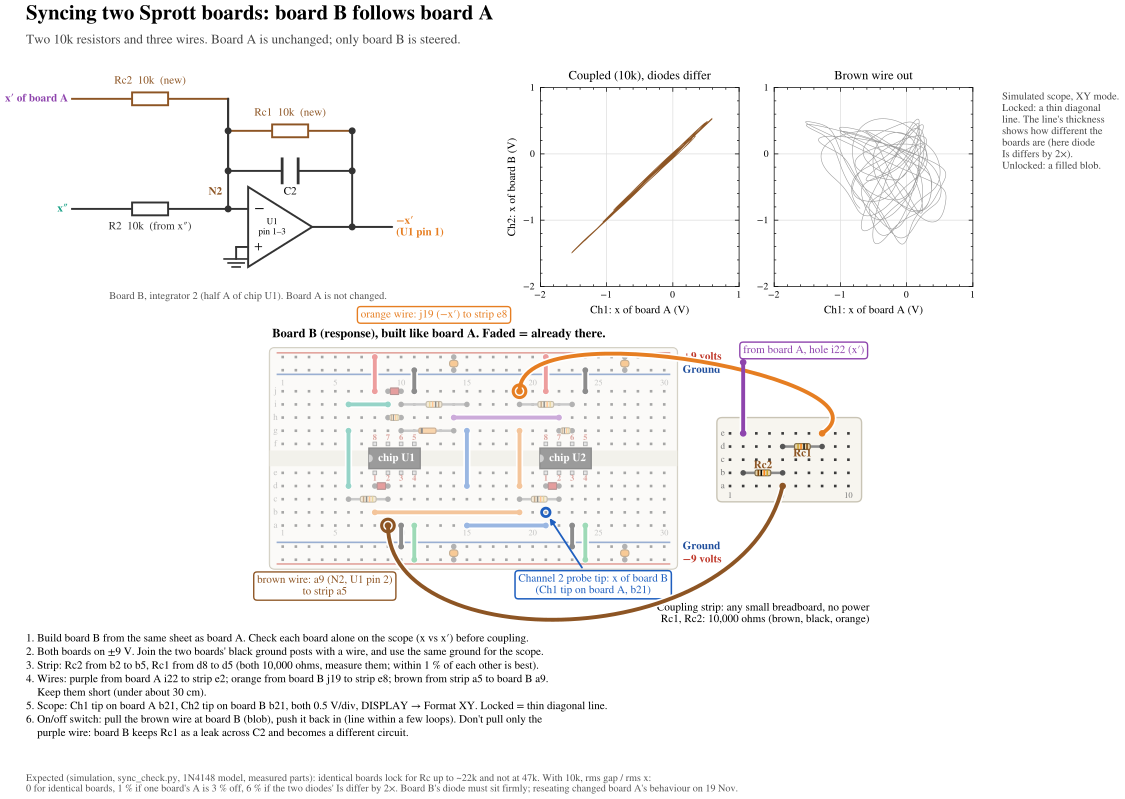

Write Python code to recreate this figure.
"""Coupling add-on: two Sprott boards, the response (B) locked to the drive (A). See analysis/sync_check.py.

Coupling into integrator 2 of board B (node N2, U1 pin 2): one 10k from B's own -x' (a leak across C2) and one
10k from A's x'. Together they add -k (x'_B - x'_A) to board B's x'' equation, k = tau / (Rc C2) ~ 1.
On the build layout N2 has one usable hole (a9; b9 is under the orange jumper), so the two resistors sit on a
small unpowered strip, joined to the boards by three wires. Board A only drives a 10k load, so it is not changed.
Page: integrator-2 schematic with the new parts, simulated XY pictures, board B (existing parts faded) with the
three new connection points, the coupling strip, steps and expected numbers.
Writes sprott_coupling_addon.pdf and sprott_coupling_addon_preview.png.
"""

import sys
from pathlib import Path

import matplotlib.pyplot as plt
import numpy as np
from matplotlib.patches import Circle, FancyBboxPatch, PathPatch, Rectangle
from matplotlib.path import Path as MPath
from scipy.integrate import solve_ivp

import sprott_build as sb
from sprott_build import ROW_Y, H, RL

sys.path.insert(0, str(Path(__file__).resolve().parent.parent / "analysis"))
import sprott_common as sc  # noqa: E402
import sync_check as syn  # noqa: E402

OUT_PDF = "sprott_coupling_addon.pdf"
OUT_PREVIEW = "sprott_coupling_addon_preview.png"
RC_OHM = 10_000
C_N2 = "#8d5524"  # new wire: strip -> B's N2
# board B connection points, and A's
B_N2, B_MXD, B_PROBE = "a9", "j19", "b21"
A_XD, A_PROBE = "i22", "b21"
# coupling strip: hole spacing 1, columns 1-10, rows a-e (a at the bottom); placed right of board B
STRIP_X0, STRIP_Y0 = 35.0, 4.0
STRIP_COLS = 10


def S(hole):
    """Strip hole -> drawing coordinates."""
    return STRIP_X0 + int(hole[1:]) - 1, STRIP_Y0 + "abcde".index(hole[0])


# ---------------------------------------------------------------- simulated XY pictures
def xy_traces(rc, is_fac, t_rec=150.0):
    k = 0.0 if rc is None else sc.TAU / (rc * sc.C2)
    sol = solve_ivp(
        syn.rhs,
        (0, 300.0 + t_rec),
        [0.1, 0.0, 0.0, -0.3, 0.2, 0.1],
        args=(k, 0.0, is_fac, "N2"),
        t_eval=np.linspace(300.0, 300.0 + t_rec, 15000),
        method="LSODA",
        rtol=1e-8,
        atol=1e-10,
    )
    return sol.y[0], sol.y[3]


def xy_panel(ax, xa, xb, title, color):
    ax.plot(xa, xb, color=color, lw=0.4)
    ax.set_xlim(-2.0, 1.0)
    ax.set_ylim(-2.0, 1.0)
    ax.set_aspect("equal")
    ax.set_xticks([-2, -1, 0, 1])
    ax.set_yticks([-2, -1, 0, 1])
    ax.tick_params(labelsize=7)
    ax.set_xlabel("Ch1: x of board A (V)", fontsize=8)
    ax.set_ylabel("Ch2: x of board B (V)", fontsize=8)
    ax.set_title(title, fontsize=9)
    ax.grid(color="#ddd", lw=0.5)


# ---------------------------------------------------------------- schematic of integrator 2 on board B
def schematic(ax):
    ax.set_xlim(0, 10)
    ax.set_ylim(0, 6.2)
    ax.set_aspect("equal")
    ax.axis("off")
    k = dict(color="#333", lw=1.4, solid_capstyle="round")

    def res(x0, y0, x1, y1, label, color="#333", above=True):
        ax.plot([x0, x1], [y0, y1], color=color, lw=1.4)
        cx, cy = (x0 + x1) / 2, (y0 + y1) / 2
        ax.add_patch(
            Rectangle(
                (cx - 0.45, cy - 0.16),
                0.9,
                0.32,
                fc="white",
                ec=color,
                lw=1.4,
                zorder=3,
            )
        )
        ax.text(
            cx,
            cy + (0.32 if above else -0.32),
            label,
            ha="center",
            va="bottom" if above else "top",
            fontsize=8,
            color=color,
        )

    def dot(x, y, c="#333"):
        ax.add_patch(Circle((x, y), 0.07, color=c, zorder=4))

    # op-amp U1 half A (integrator 2), output on the right
    ax.add_patch(
        plt.Polygon(
            [[5.0, 1.0], [5.0, 3.0], [6.6, 2.0]],
            closed=True,
            fc="white",
            ec="#333",
            lw=1.4,
            zorder=2,
        )
    )
    ax.text(5.15, 2.45, "−", fontsize=11, va="center")
    ax.text(5.15, 1.5, "+", fontsize=9, va="center")
    ax.text(5.6, 2.0, "U1\npin 1–3", fontsize=6.5, va="center", ha="center")
    ax.plot([4.5, 5.0], [2.45, 2.45], **k)
    ax.plot([4.5, 4.5], [2.45, 5.2], **k)  # N2 node riser
    ax.plot([4.7, 5.0], [1.5, 1.5], **k)
    ax.plot([4.7, 4.7], [1.5, 1.2], **k)
    for i, w in enumerate((0.3, 0.2, 0.1)):
        ax.plot(
            [4.7 - w, 4.7 + w], [1.2 - 0.1 * i, 1.2 - 0.1 * i], color="#333", lw=1.2
        )
    ax.plot([6.6, 8.6], [2.0, 2.0], **k)
    ax.plot([7.6, 7.6], [2.0, 4.4], **k)
    dot(7.6, 2.0)
    ax.text(
        8.7,
        2.0,
        "−x′\n(U1 pin 1)",
        va="center",
        fontsize=8,
        color=sb.C_MXD,
        fontweight="bold",
    )
    # C2 feedback
    ax.plot([4.5, 5.85], [3.4, 3.4], **k)
    ax.plot([6.25, 7.6], [3.4, 3.4], **k)
    ax.plot([5.85, 5.85], [3.1, 3.7], color="#333", lw=2)
    ax.plot([6.25, 6.25], [3.1, 3.7], color="#333", lw=2)
    ax.text(6.05, 3.0, "C2", ha="center", va="top", fontsize=8)
    dot(4.5, 3.4)
    dot(7.6, 3.4)
    # new: Rc1 across C2 (leak), drawn above
    res(4.5, 4.4, 7.6, 4.4, "Rc1  10k  (new)", color=C_N2)
    ax.plot([4.5, 4.5], [3.4, 4.4], color="#333", lw=1.4)
    dot(4.5, 4.4)
    dot(7.6, 4.4)
    # inputs into N2
    res(0.6, 2.45, 4.5, 2.45, "R2  10k  (from x″)", above=False)
    dot(4.5, 2.45)
    res(0.6, 5.2, 4.5, 5.2, "Rc2  10k  (new)", color=C_N2)
    ax.plot([4.5, 4.5], [4.4, 5.2], color="#333", lw=1.4)
    ax.text(
        0.5,
        5.2,
        "x′ of board A",
        ha="right",
        va="center",
        fontsize=8,
        color=sb.C_XD,
        fontweight="bold",
    )
    ax.text(
        0.5,
        2.45,
        "x″",
        ha="right",
        va="center",
        fontsize=8,
        color=sb.C_XDD,
        fontweight="bold",
    )
    ax.text(
        4.35,
        2.75,
        "N2",
        ha="right",
        va="bottom",
        fontsize=8,
        color=C_N2,
        fontweight="bold",
    )
    ax.text(
        5.0,
        0.2,
        "Board B, integrator 2 (half A of chip U1). Board A is not changed.",
        ha="center",
        fontsize=7.5,
        color="#555",
    )
    # the riser from Rc1's left end to Rc2's right end is the same node; Rc2 ends on the N2 riser


# ---------------------------------------------------------------- board B, faded, plus the strip
def flying(ax, p0, p1, c0, c1, color, lw=2.8):
    verts = [p0, c0, c1, p1]
    path = MPath(verts, [MPath.MOVETO, MPath.CURVE4, MPath.CURVE4, MPath.CURVE4])
    ax.add_patch(
        PathPatch(path, fc="none", ec="white", lw=lw + 2.4, zorder=13, capstyle="round")
    )
    ax.add_patch(
        PathPatch(path, fc="none", ec=color, lw=lw, zorder=13.5, capstyle="round")
    )
    for p in (p0, p1):
        ax.add_patch(Circle(p, 0.2, color=color, zorder=14))


def mark(ax, p, color):
    ax.add_patch(Circle(p, 0.48, fc="none", ec=color, lw=2.2, zorder=14))


def box(ax, xy, text, color, ha="center", fs=8):
    ax.text(
        *xy,
        text,
        ha=ha,
        va="center",
        fontsize=fs,
        color=color,
        zorder=15,
        bbox=dict(fc="white", ec=color, lw=1.0, boxstyle="round,pad=0.3"),
    )


def board_b(ax):
    sb.board(ax)
    for name, c0 in sb.CHIPS.items():
        sb.chip(ax, c0, f"chip {name}")
    for hole, rail, color in sb.POWER:
        sb.wire(ax, H(hole), RL(rail, sb.group(hole)[0]), color)
    for r1, r2, c in sb.BYPASS:
        sb.capacitor(ax, RL(r1, c), RL(r2, c), fc=sb.CERAMIC)
    for name, kind, h1, h2, val in sb.PARTS:
        if kind == "R":
            sb.resistor(ax, H(h1), H(h2), val)
        elif kind == "C":
            sb.capacitor(ax, H(h1), H(h2))
        else:
            sb.diode(ax, H(h1), H(h2))
    for h1, h2, color in sb.WIRES:
        sb.wire(ax, H(h1), H(h2), color)
    # fade everything that is already on the board
    ax.add_patch(
        FancyBboxPatch(
            (0.0, -2.3),
            sb.NCOL + 1.0,
            16.8,
            boxstyle="round,pad=0,rounding_size=0.4",
            fc="white",
            ec="none",
            alpha=0.55,
            zorder=10,
        )
    )
    ax.text(
        0.2,
        15.3,
        "Board B (response), built like board A. Faded = already there.",
        ha="left",
        fontsize=9,
        fontweight="bold",
    )


def strip(ax):
    x0, y0 = STRIP_X0, STRIP_Y0
    ax.add_patch(
        FancyBboxPatch(
            (x0 - 1.0, y0 - 1.2),
            STRIP_COLS + 1.0,
            6.4,
            boxstyle="round,pad=0,rounding_size=0.4",
            fc="#f7f5ef",
            ec="#c9c4b5",
            zorder=0,
        )
    )
    for i, r in enumerate("abcde"):
        for c in range(1, STRIP_COLS + 1):
            ax.add_patch(
                Rectangle(
                    (x0 + c - 1 - 0.1, y0 + i - 0.1),
                    0.2,
                    0.2,
                    fc="#3a3a3a",
                    ec="none",
                    zorder=1,
                )
            )
        ax.text(
            x0 - 0.55, y0 + i, r, ha="center", va="center", fontsize=6.5, color="#777"
        )
    for c in (1, 5, 10):
        ax.text(
            x0 + c - 1,
            y0 - 0.75,
            str(c),
            ha="center",
            va="center",
            fontsize=6,
            color="#777",
        )
    r2 = sb.resistor(ax, S("b2"), S("b5"), RC_OHM)
    r1 = sb.resistor(ax, S("d8"), S("d5"), RC_OHM)
    lab = dict(ha="center", va="center", fontsize=8, fontweight="bold", color=C_N2, zorder=12)
    ax.text(r2[0], r2[1] + 0.55, "Rc2", **lab)
    ax.text(r1[0], r1[1] - 0.55, "Rc1", **lab)
    ax.text(
        x0 + STRIP_COLS + 0.6,
        -5.7,
        "Coupling strip: any small breadboard, no power\nRc1, Rc2: 10,000 ohms (brown, black, orange)",
        ha="right",
        va="center",
        fontsize=8,
    )


def page():
    fig = plt.figure(figsize=(11.69, 8.27))
    fig.text(
        0.03,
        0.965,
        "Syncing two Sprott boards: board B follows board A",
        fontsize=15,
        fontweight="bold",
        va="top",
    )
    fig.text(
        0.03,
        0.93,
        "Two 10k resistors and three wires. Board A is unchanged; only board B is steered.",
        fontsize=9.5,
        va="top",
        color="#444",
    )

    axs = fig.add_axes((0.02, 0.60, 0.40, 0.30))
    schematic(axs)

    xa, xb = xy_traces(RC_OHM, 2.0)
    ax1 = fig.add_axes((0.47, 0.62, 0.17, 0.25))
    xy_panel(ax1, xa, xb, "Coupled (10k), diodes differ", C_N2)
    xa, xb = xy_traces(None, 2.0)
    ax2 = fig.add_axes((0.67, 0.62, 0.17, 0.25))
    xy_panel(ax2, xa, xb, "Brown wire out", "#999")
    ax2.set_ylabel("")
    fig.text(
        0.865,
        0.86,
        "Simulated scope, XY mode.\nLocked: a thin diagonal\nline. The line's thickness\n"
        "shows how different the\nboards are (here diode\nIs differs by 2×).\nUnlocked: a filled blob.",
        fontsize=7.5,
        va="top",
        color="#444",
    )

    ax = fig.add_axes((0.01, 0.215, 0.98, 0.385))
    ax.set_xlim(-1.0, 47.5)
    ax.set_ylim(-6.6, 17.6)
    ax.set_aspect("equal")
    ax.axis("off")
    board_b(ax)
    strip(ax)
    # three new wires
    flying(ax, H(B_N2), S("a5"), (9.0, -9.0), (36.0, -9.0), C_N2)
    flying(ax, H(B_MXD), S("e8"), (19.0, 17.5), (48.0, 12.0), sb.C_MXD)
    a_end = (S("e2")[0], 13.4)
    flying(ax, a_end, S("e2"), (a_end[0], 11.0), (S("e2")[0], 10.0), sb.C_XD)
    box(ax, (a_end[0] + 4.6, 14.3), f"from board A, hole {A_XD} (x′)", sb.C_XD)
    mark(ax, H(B_N2), C_N2)
    mark(ax, H(B_MXD), sb.C_MXD)
    sb.probe(
        ax,
        H(B_PROBE),
        "Channel 2 probe tip: x of board B\n(Ch1 tip on board A, b21)",
        (24.6, -3.5),
        sb.C_X,
    )
    box(ax, (4.2, -3.6), f"brown wire: {B_N2} (N2, U1 pin 2)\nto strip a5", C_N2)
    box(ax, (12.5, 17.0), f"orange wire: {B_MXD} (−x′) to strip e8", sb.C_MXD)

    steps = (
        "1. Build board B from the same sheet as board A. Check each board alone on the scope (x vs x′) before coupling.\n"
        "2. Both boards on ±9 V. Join the two boards' black ground posts with a wire, and use the same ground for the scope.\n"
        "3. Strip: Rc2 from b2 to b5, Rc1 from d8 to d5 (both 10,000 ohms, measure them; within 1 % of each other is best).\n"
        f"4. Wires: purple from board A {A_XD} to strip e2; orange from board B {B_MXD} to strip e8; brown from strip a5 to board B {B_N2}.\n"
        "    Keep them short (under about 30 cm).\n"
        "5. Scope: Ch1 tip on board A b21, Ch2 tip on board B b21, both 0.5 V/div, DISPLAY → Format XY. Locked = thin diagonal line.\n"
        "6. On/off switch: pull the brown wire at board B (blob), push it back in (line within a few loops). Don't pull only the\n"
        "    purple wire: board B keeps Rc1 as a leak across C2 and becomes a different circuit."
    )
    fig.text(0.03, 0.205, steps, fontsize=8, va="top", linespacing=1.45)
    fig.text(
        0.03,
        0.012,
        "Expected (simulation, sync_check.py, 1N4148 model, measured parts): identical boards lock for Rc up to ~22k and not at 47k. "
        "With 10k, rms gap / rms x:\n0 for identical boards, 1 % if one board's A is 3 % off, 6 % if the two diodes' Is differ by 2×. "
        "Board B's diode must sit firmly; reseating changed board A's behaviour on 19 Nov.",
        fontsize=7.3,
        color="#555",
        va="bottom",
    )
    fig.savefig(OUT_PDF)
    fig.savefig(OUT_PREVIEW, dpi=100)
    plt.close(fig)
    print("wrote", OUT_PDF)


if __name__ == "__main__":
    sb.check_layout()
    used = (
        {h for p in sb.PARTS for h in p[2:4]}
        | {h for w in sb.WIRES for h in w[:2]}
        | {p[0] for p in sb.POWER}
    )
    used |= set(sb.PROBES.values()) | {
        h for c in sb.CHIPS for h in sb.chip_pins(c).values()
    }
    assert B_N2 not in used and B_MXD not in used and A_XD not in used, (
        "connection hole already taken"
    )
    page()
